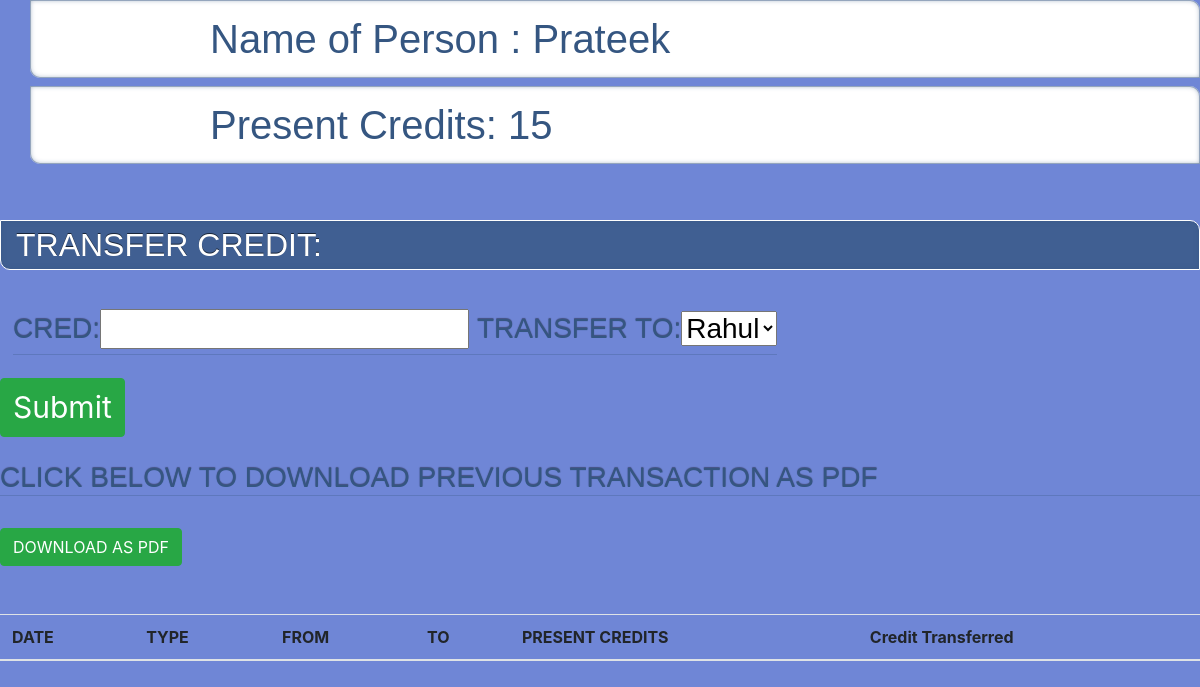
The page /home/3 on the database as committed earlier.
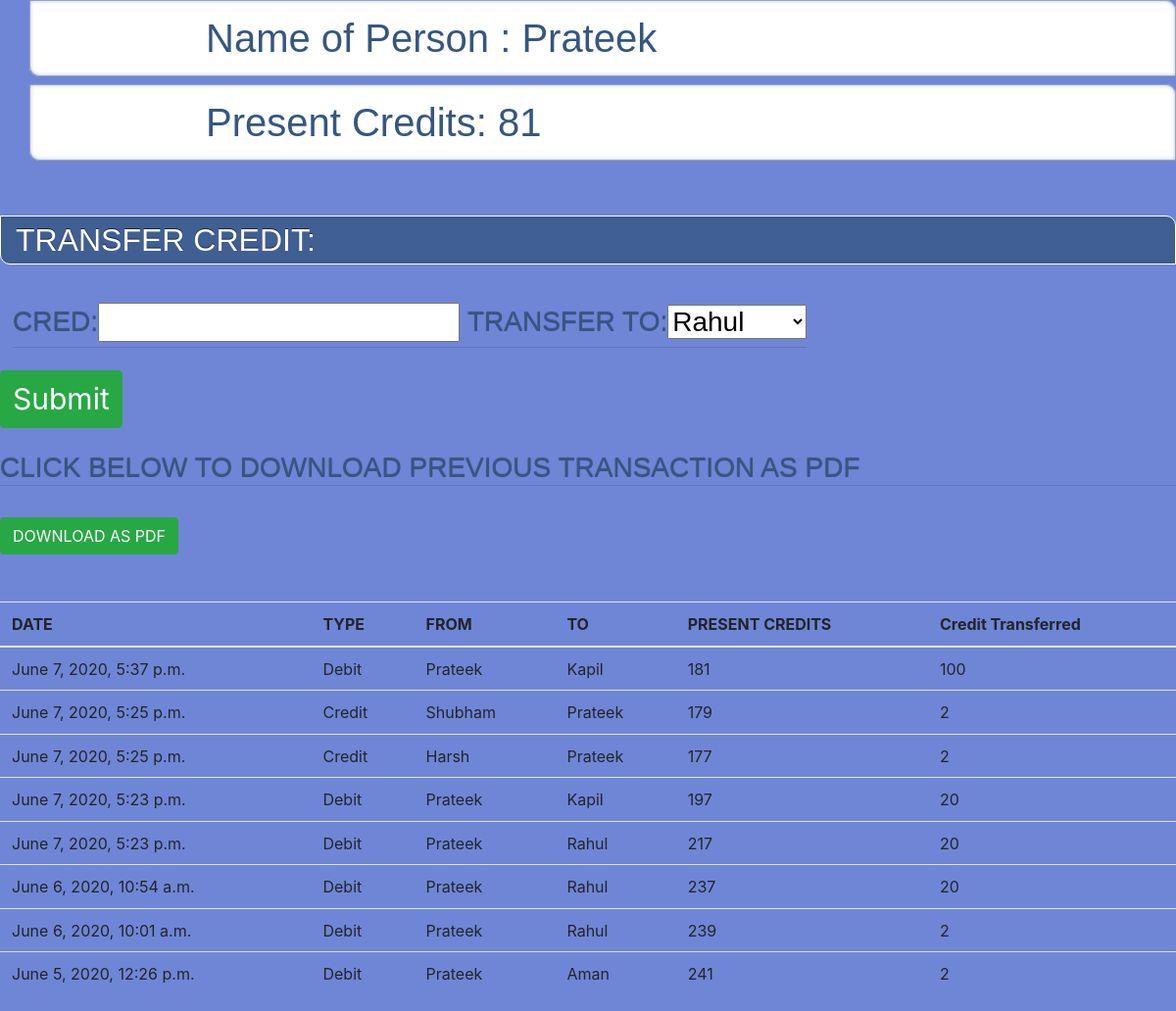
The same page on the database as committed later.
### app/models.py (models this page shows, shortened)
class Person(models.Model):
    name=models.CharField(max_length=30)
    email=models.CharField(max_length=30)
    credit=models.IntegerField(null=False)

class Transaction_history(models.Model):
    Sender=models.IntegerField(null=True)
    Sender_Credit=models.IntegerField(null=True)
    Reciever=models.IntegerField(null=True)
    Reciever_Credit=models.IntegerField(null=True)
    Credit=models.IntegerField(null=True)
    Time=models.DateTimeField(auto_now=True)

### app/views.py (the view, shortened to what this page needs)
# urls.py: url(r'^home/(?P<id>\d+)',views.addc),
def addc(request,id):
    try:
        Person_list=Person.objects.all().values().filter(id=id)
        Person_list_details=Person.objects.all().values()
        for i in Person_list:
            names=i['name']
        form=forms.formname()
        form.getform(id)
        Transaction_history_list=Transaction_history.objects.all().values().filter(Sender=id)|Transaction_history.objects.all().values().filter(Reciever=id).order_by('-Time')
        k={}
        for i in Person_list_details:
            k[int(i['id'])]=i['name']
        def get(id):
            return k[id]
        for i in Transaction_history_list:
            i['Sender']=get(i['Sender'])
            i['Reciever']=get(i['Reciever'])
        context={"Person_list":Person_list,
        "Person_list_details":Person_list_details,
        'form':form,
        "Transactions":Transaction_history_list,
        "names":names,
        }
        for person in Person_list:
            Senders_credit=person['credit']
        return render(request,"cred.html",context)
    except Exception as e:
        print(e)

### app/forms.py
class formname(forms.Form):
    cred=forms.IntegerField(validators=[MinValueValidator(1)])
    Transfer_to=forms.ChoiceField(choices=(getAllOptions()))
    def getform(self,id):
        self.fields["Transfer_to"]=forms.ChoiceField(choices=(gett(id)))

### app/forms.py (called while the page is built)
def gett(*argv):
    try:
        det=Person.objects.all().values()
        k=0
        for i in argv:
            k=i
        options = []
        for (index,item) in enumerate(det):
            if(item['id']==int(k)):
                pass
            else:
                options.append((item['id'],item['name']))
    except Exception as e:
        print(e)
    return options

### templates/cred.html (shortened to what this page needs)
<head>
  {% load static %}
  <link rel="stylesheet" href="{% static 'app/cred.css' %}">
<link rel="stylesheet" href="{% static 'app/css/bootstrap.min.css' %}">
</head>
<body>
<div>
        <h1>   Name of Person :
        {% for Person in Person_list %}
        {{Person.name | capfirst}}
        {% endfor %}
        </h1>
        <h1>Present Credits:
        {% for Person in Person_list %}
        {{Person.credit}}
        {% endfor %}
        </h1>
</div>
<br>
<br>
<h2>TRANSFER CREDIT:</h2>
<br>
<button type="button" class="btn btn-sucess">
 <div class="input">
<form method="POST">
    <h3>{{ form }}
    </h3>
    <button type="submit" class="btn btn-success" style="margin-right:500px; font-size: 30px; ">Submit</button>
</form>
</div>
{% for Person in Person_list %}<br>
<br>
<div>
<h3>Click Below To Download Previous Transaction As Pdf</h3>
<br>
<button class="btn btn-success"><a href="h/{{Person.id}}" style="text-decoration: none; color: white;">DOWNLOAD AS PDF</a></button>
</div>
{% endfor %}
<br>
<br>
      <table class="table">
        <thead>
          <tr>
            <th>DATE</th>
            <th>TYPE</th>
            <th>FROM</th>
            <th>TO</th>
            <th>PRESENT CREDITS</th>
            <th>Credit Transferred</th>
          </tr>
        </thead>
        <tbody>
            {% for Transaction in Transactions %}
          <tr>
              <td>{{Transaction.Time}}</td>
              <td>{% if Transaction.Sender in names %}
                  Debit
                  {% else %}
                  Credit
                  {% endif %}
              </td>
              <td>{{Transaction.Sender| capfirst}}
              </td>
              <td>
                {{ Transaction.Reciever| capfirst}}
              </td>
              <td>{% if Transaction.Sender in names %}
                {{Transaction.Sender_Credit}}
                {% else %}
                {{Transaction.Reciever_Credit}}
                {% endif %}
              </td>
              <td>
                {{Transaction.Credit}}
              </td>
            <tr>
          {% endfor %}
        </tbody>
      </table>
</body>

Rows that differ between the two databases and show on the page:
changed Person "Prateek": credit "15" → "81"
added Transaction_history: Time "June 7, 2020, 5:37 p.m.", shows "Debit", Sender "Prateek", Reciever "Kapil", Sender_Credit "181", Credit "100"
added Transaction_history: Time "June 7, 2020, 5:25 p.m.", shows "Credit", Sender "Shubham", Reciever "Prateek", Reciever_Credit "179", Credit "2"
added Transaction_history: Time "June 7, 2020, 5:25 p.m.", shows "Credit", Sender "Harsh", Reciever "Prateek", Reciever_Credit "177", Credit "2"
added Transaction_history: Time "June 7, 2020, 5:23 p.m.", shows "Debit", Sender "Prateek", Reciever "Kapil", Sender_Credit "197", Credit "20"
added Transaction_history: Time "June 7, 2020, 5:23 p.m.", shows "Debit", Sender "Prateek", Reciever "Rahul", Sender_Credit "217", Credit "20"
added Transaction_history: Time "June 6, 2020, 10:54 a.m.", shows "Debit", Sender "Prateek", Reciever "Rahul", Sender_Credit "237", Credit "20"
added Transaction_history: Time "June 6, 2020, 10:01 a.m.", shows "Debit", Sender "Prateek", Reciever "Rahul", Sender_Credit "239", Credit "2"
added Transaction_history: Time "June 5, 2020, 12:26 p.m.", shows "Debit", Sender "Prateek", Reciever "Aman", Sender_Credit "241", Credit "2"
